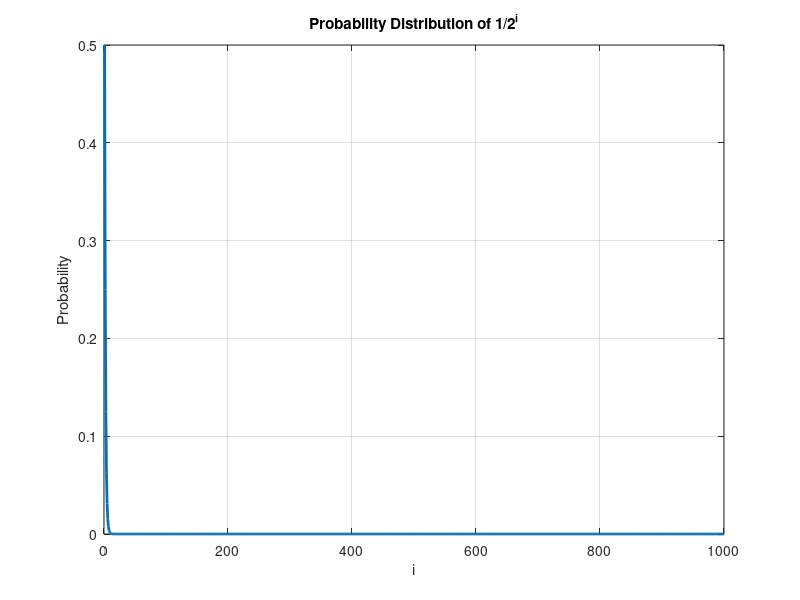

This chart was generated by the following MATLAB code:
% Define the range of i
i = 1:1000;

% Calculate the probability distribution values
probabilities = 1 ./ (2 .^ i);

% Plot the probability distribution
figure;
plot(i, probabilities, 'LineWidth', 2);
title('Probability Distribution of 1/2^i');
xlabel('i');
ylabel('Probability');
grid on;
